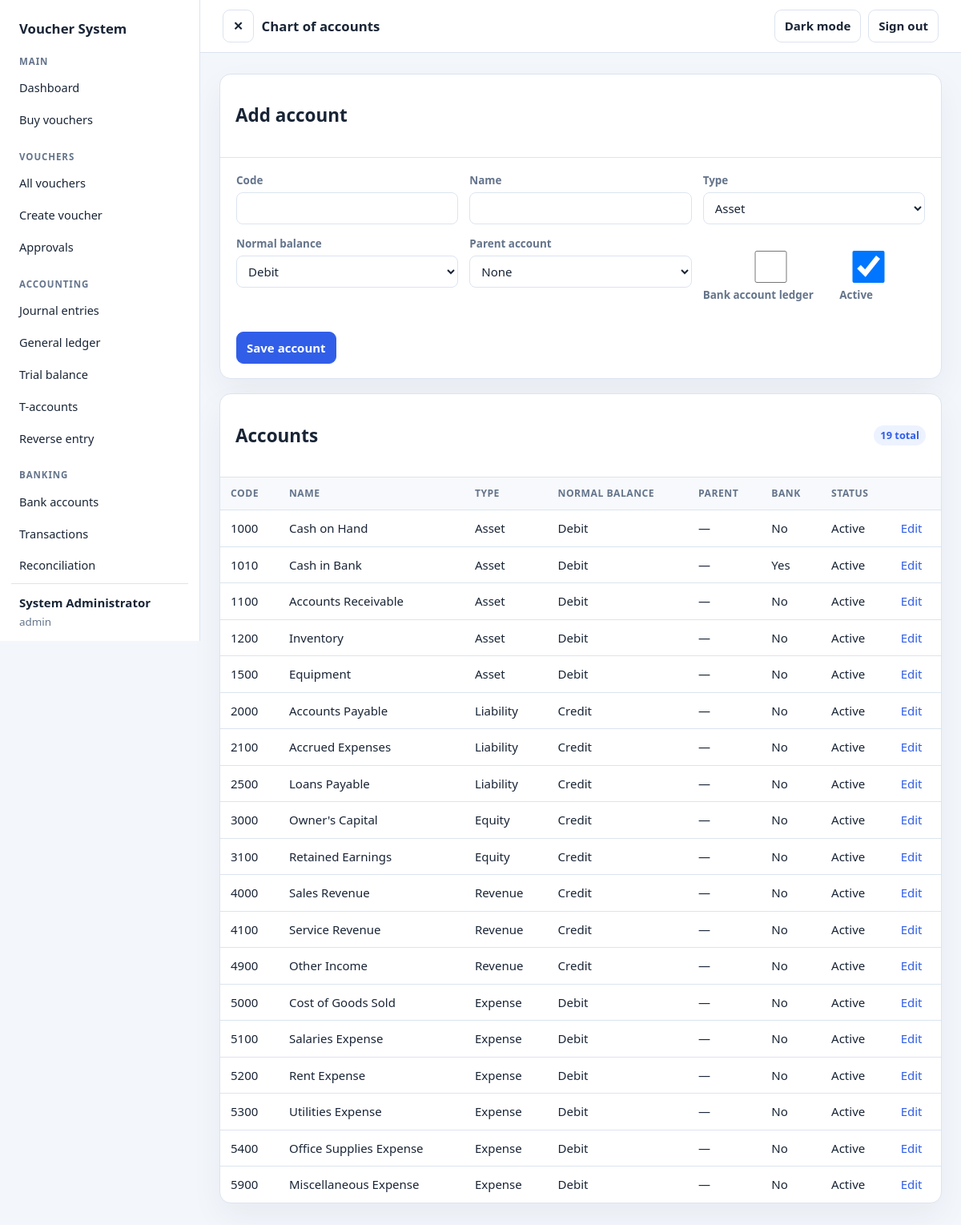
The app's page /admin/accounts/index.php (signed in) with its own data.
### tables this page shows
CREATE TABLE users (
  id INT UNSIGNED AUTO_INCREMENT PRIMARY KEY,
  role_id INT UNSIGNED NOT NULL,
  username VARCHAR(50) NOT NULL UNIQUE,
  full_name VARCHAR(100) NOT NULL,
  email VARCHAR(120) NULL,
  password_hash VARCHAR(255) NOT NULL,
  is_active TINYINT(1) NOT NULL DEFAULT 1,
  last_login DATETIME NULL,
  created_at TIMESTAMP NOT NULL DEFAULT CURRENT_TIMESTAMP,
  FOREIGN KEY (role_id) REFERENCES roles(id)
);

CREATE TABLE accounts (
  id INT UNSIGNED AUTO_INCREMENT PRIMARY KEY,
  code VARCHAR(20) NOT NULL UNIQUE,
  name VARCHAR(120) NOT NULL,
  type ENUM('asset','liability','equity','revenue','expense') NOT NULL,
  normal_balance ENUM('debit','credit') NOT NULL,
  parent_id INT UNSIGNED NULL,
  is_bank TINYINT(1) NOT NULL DEFAULT 0,
  is_active TINYINT(1) NOT NULL DEFAULT 1,
  created_at TIMESTAMP NOT NULL DEFAULT CURRENT_TIMESTAMP,
  FOREIGN KEY (parent_id) REFERENCES accounts(id) ON DELETE SET NULL
);

### config/functions.php (called while the page is built, shortened)
<?php
require_once __DIR__ . '/database.php';
function app_base_path(): string
{
    $scriptName = $_SERVER['SCRIPT_NAME'] ?? '';
    $scriptPath = parse_url(str_replace('\\', '/', $scriptName), PHP_URL_PATH);
    $lastSlash = strrpos($scriptPath, '/');
    $directory = $lastSlash === false ? '' : substr($scriptPath, 0, $lastSlash);
    $segments = explode('/', trim($directory, '/'));
    $baseSegments = [];
    return $baseSegments ? '/' . implode('/', $baseSegments) : '';
}
function app_url(string $path = ''): string
{
    $basePath = app_base_path();
    $path = ltrim($path, '/');
    return $basePath . '/' . $path;
}
function e($value): string
{
    return htmlspecialchars((string) $value, ENT_QUOTES | ENT_SUBSTITUTE, 'UTF-8');
}
function app_positive_int_id($value)
{
    if (!is_string($value) && !is_int($value)) {
        return false;
    }
    return filter_var($value, FILTER_VALIDATE_INT, ['options' => ['min_range' => 1]]);
}

### config/database.php (called while the page is built, shortened)
<?php
function db(): PDO
{
    static $connection = null;
    if ($connection instanceof PDO) {
        return $connection;
    }
    $host = (string) app_config_value('DB_HOST', '127.0.0.1');
    $database = (string) app_config_value('DB_NAME', 'voucher_system_app');
    $portValue = app_config_value('DB_PORT');
    $port = $portValue === false || $portValue === null || $portValue === ''
        ? 3306
        : filter_var($portValue, FILTER_VALIDATE_INT, ['options' => ['min_range' => 1, 'max_range' => 65535]]);
    $usernameValue = app_config_value('DB_USER');
    $passwordValue = app_config_value('DB_PASS');
    $username = is_string($usernameValue) ? $usernameValue : '';
    $password = is_string($passwordValue) ? $passwordValue : '';
    if ($username === false || $username === '') {
        if ($host === '127.0.0.1' || $host === 'localhost') {
            $username = 'root';
        } else {
            throw new RuntimeException('The DB_USER environment variable is required for remote database hosts.');
        }
    }
    $dsn = sprintf('mysql:host=%s;port=%d;dbname=%s;charset=utf8mb4', $host, $port, $database);
    $options = [
        PDO::ATTR_ERRMODE => PDO::ERRMODE_EXCEPTION,
        PDO::ATTR_DEFAULT_FETCH_MODE => PDO::FETCH_ASSOC,
        PDO::ATTR_EMULATE_PREPARES => false,
    ];
    $connection = new PDO($dsn, $username, $password === false ? '' : $password, $options);
    return $connection;
}

### admin/accounts/index.php (the view, shortened to what this page needs)
<?php
$connection = db();
$editId = app_positive_int_id($_GET['id'] ?? null);
if ($editId === false) {
    $editId = null;
}
$account = null;
$accounts = $connection->query(
    'SELECT a.*, parent.code AS parent_code, parent.name AS parent_name
     FROM accounts a
     LEFT JOIN accounts parent ON parent.id = a.parent_id
     ORDER BY a.code'
)->fetchAll();
$form = $account ?: [
    'id' => '',
    'code' => '',
    'name' => '',
    'type' => 'asset',
    'normal_balance' => 'debit',
    'parent_id' => '',
    'is_bank' => 0,
    'is_active' => 1,
];
$pageTitle = 'Chart of accounts';
require __DIR__ . '/../../includes/header.php';
require __DIR__ . '/../../includes/sidebar.php';
require __DIR__ . '/../../includes/navbar.php';
?>
<section class="app-card">
    <div class="app-card-header"><h2><?= $editId !== null ? 'Edit account' : 'Add account' ?></h2><?php if ($editId !== null): ?><a href="<?= e(app_url('admin/accounts/index.php')) ?>">New account</a><?php endif; ?></div>
    <div class="app-card-body">
        <form class="app-form" method="post">
            <div><label for="code">Code</label><input id="code" name="code" maxlength="20" required value="<?= e((string) ($form['code'] ?? '')) ?>"></div>
            <div><label for="name">Name</label><input id="name" name="name" maxlength="120" required value="<?= e((string) ($form['name'] ?? '')) ?>"></div>
            <div><label for="type">Type</label><select id="type" name="type"><?php foreach (['asset', 'liability', 'equity', 'revenue', 'expense'] as $type): ?><option value="<?= e($type) ?>" <?= ($form['type'] ?? '') === $type ? 'selected' : '' ?>><?= e(ucfirst($type)) ?></option><?php endforeach; ?></select></div>
            <div><label for="normal_balance">Normal balance</label><select id="normal_balance" name="normal_balance"><option value="debit" <?= ($form['normal_balance'] ?? '') === 'debit' ? 'selected' : '' ?>>Debit</option></select></div>
            <div><label for="parent_id">Parent account</label><select id="parent_id" name="parent_id"><option value="">None</option></select></div>
            <div class="app-actions"><label><input type="checkbox" name="is_bank" value="1" <?= (int) ($form['is_bank'] ?? 0) === 1 || ($form['is_bank'] ?? '') === '1' ? 'checked' : '' ?>> Bank account ledger</label><label><input type="checkbox" name="is_active" value="1" <?= (int) ($form['is_active'] ?? 0) === 1 || ($form['is_active'] ?? '') === '1' ? 'checked' : '' ?>> Active</label></div>
            <div class="app-actions"><button class="app-button app-button-primary" type="submit">Save account</button></div>
        </form>
    </div>
</section>
<section class="app-card">
    <div class="app-card-header"><h2>Accounts</h2><span class="app-badge"><?= count($accounts) ?> total</span></div>
    <div class="app-table-wrap">
        <table class="app-table">
            <thead><tr><th>Code</th><th>Name</th><th>Type</th><th>Normal balance</th><th>Parent</th><th>Bank</th><th>Status</th><th></th></tr></thead>
            <tbody>
                <?php foreach ($accounts as $row): ?>
                    <tr><td><?= e($row['code']) ?></td><td><?= e($row['name']) ?></td><td><?= e(ucfirst($row['type'])) ?></td><td><?= e(ucfirst($row['normal_balance'])) ?></td><td><?= e($row['parent_code'] ? $row['parent_code'] . ' - ' . $row['parent_name'] : '—') ?></td><td><?= (int) $row['is_bank'] === 1 ? 'Yes' : 'No' ?></td><td><?= (int) $row['is_active'] === 1 ? 'Active' : 'Inactive' ?></td><td><a href="<?= e(app_url('admin/accounts/index.php?id=' . (int) $row['id'])) ?>">Edit</a></td></tr>
                <?php endforeach; ?>
            </tbody>
        </table>
    </div>
</section>
<?php require __DIR__ . '/../../includes/footer.php'; ?>

### includes/header.php (shortened to what this page needs)
<?php
require_once __DIR__ . '/../config/functions.php';
$pageTitle = isset($pageTitle) && is_string($pageTitle) ? $pageTitle : 'Voucher System';
$themeStorageKey = isset($themeStorageKey) && is_string($themeStorageKey)
    ? $themeStorageKey
    : 'voucher-system-theme';
$bodyClass = isset($bodyClass) && is_string($bodyClass) ? $bodyClass : '';
?>
<!doctype html>
<html lang="en" data-theme="light" data-theme-key="<?= e($themeStorageKey) ?>">
<head>
    <link rel="stylesheet" href="<?= e(app_url('assets/css/app.css')) ?>">
</head>
<body class="<?= e($bodyClass) ?>">
<div class="app-shell">

### includes/sidebar.php (shortened to what this page needs)
<?php
$sidebarStatement = db()->prepare(
    'SELECT u.full_name, u.username, p.code AS permission_code
     FROM users u
     LEFT JOIN role_permissions rp ON rp.role_id = u.role_id
     LEFT JOIN permissions p ON p.id = rp.permission_id
     WHERE u.id = :user_id AND u.is_active = 1'
);
$sidebarStatement->execute(['user_id' => (int) $_SESSION['user_id']]);
$sidebarRows = $sidebarStatement->fetchAll();
$sidebarUser = $sidebarRows[0];
$sidebarPermissions = [];
foreach ($sidebarRows as $sidebarRow) {
    if ($sidebarRow['permission_code'] !== null) {
        $sidebarPermissions[$sidebarRow['permission_code']] = true;
    }
}
$sidebarCurrentPath = parse_url($_SERVER['REQUEST_URI'] ?? '', PHP_URL_PATH);
?>
<aside class="app-sidebar" aria-label="Primary navigation">
    <a class="app-sidebar-brand" href="<?= e(app_url('admin/dashboard.php')) ?>">Voucher System</a>
    <nav class="app-sidebar-nav">
        <?php foreach ($sidebarSections as $section): ?>
            <?php
            $visibleItems = array_filter($section['items'], static function (array $item) use ($sidebarPermissions): bool {
                return $item['permission'] === null || isset($sidebarPermissions[$item['permission']]);
            });
            ?>
            <?php if ($visibleItems): ?>
                <section class="app-sidebar-section">
                    <h2><?= e($section['title']) ?></h2>
                    <?php foreach ($visibleItems as $item): ?>
                        <?php
                        $itemUrl = app_url($item['path']);
                        $itemPath = parse_url($itemUrl, PHP_URL_PATH);
                        $isCurrent = $sidebarCurrentPath === $itemPath;
                        ?>
                        <a class="app-sidebar-link<?= $isCurrent ? ' is-active' : '' ?>"
                           href="<?= e($itemUrl) ?>"<?= $isCurrent ? ' aria-current="page"' : '' ?>
                           title="<?= e($item['label']) ?>">
                            <?= e($item['label']) ?>
                        </a>
                    <?php endforeach; ?>
                </section>
            <?php endif; ?>
        <?php endforeach; ?>
    </nav>
    <div class="app-sidebar-user">
        <strong><?= e($sidebarUser['full_name']) ?></strong>
        <span><?= e($sidebarUser['username']) ?></span>
    </div>
</aside>

### includes/navbar.php (shortened to what this page needs)
<?php
require_once __DIR__ . '/../config/functions.php';
$pageTitle = isset($pageTitle) && is_string($pageTitle) ? $pageTitle : 'Voucher System';
?>
<div class="app-main">
    <header class="app-topbar">
        <div class="app-topbar-leading">
            <button class="app-button app-sidebar-toggle" type="button" data-sidebar-toggle aria-expanded="true" aria-label="Collapse sidebar">☰</button>
            <h1><?= e($pageTitle) ?></h1>
        </div>
        <div class="app-topbar-actions">
            <button class="app-button" type="button" data-theme-toggle aria-label="Switch to dark mode">Dark mode</button>
            <form action="<?= e(app_url('auth/logout.php')) ?>" method="post">
                <button class="app-button" type="submit">Sign out</button>
            </form>
        </div>
    </header>
    <main class="app-content">

### includes/footer.php (shortened to what this page needs)
    </main>
</div>
</div>
</body>
</html>

### assets/css/app.css (style rules this page uses)
:root { color-scheme: light; --app-page: #f3f6fb; --app-surface: #fff; --app-surface-muted: #f7f9fc; --app-text: #192536; --app-muted: #64748b; --app-border: #dce4ef; --app-accent: #315ee8; --app-accent-soft: #edf2ff; --app-danger: #a52b24; --app-danger-soft: #fff1f0; --app-shadow: 0 16px 40px #12213a0d; }
* { box-sizing: border-box; }
body { margin: 0; background: var(--app-page); color: var(--app-text); font: 15px/1.5 system-ui, -apple-system, "Segoe UI", sans-serif; }
a { color: var(--app-accent); text-decoration: none; }
button, input, select, textarea { font: inherit; }
.app-shell { display: flex; min-height: 100vh; }
.app-sidebar { position: sticky; top: 0; display: flex; flex: 0 0 250px; flex-direction: column; width: 250px; height: 100vh; padding: 18px 14px 14px; border-right: 1px solid var(--app-border); background: var(--app-surface); transition: flex-basis .2s ease, width .2s ease, padding .2s ease; }
.app-sidebar-brand { display: block; padding: 5px 10px 20px; color: var(--app-text); font-size: 1.05rem; font-weight: 800; }
.app-sidebar-nav { flex: 1; overflow-y: auto; }
.app-sidebar-section { margin: 0 0 18px; }
.app-sidebar-section h2 { margin: 0 0 6px; padding: 0 10px; color: var(--app-muted); font-size: .72rem; font-weight: 750; letter-spacing: .08em; text-transform: uppercase; }
.app-sidebar-link { display: block; margin: 2px 0; padding: 8px 10px; border-radius: 8px; color: var(--app-text); font-size: .91rem; }
.app-sidebar-user { display: grid; gap: 2px; padding: 12px 10px 0; border-top: 1px solid var(--app-border); overflow-wrap: anywhere; }
.app-sidebar-user span { color: var(--app-muted); font-size: .84rem; }
.app-main { flex: 1; min-width: 0; }
.app-topbar { display: flex; min-height: 64px; align-items: center; justify-content: space-between; gap: 16px; padding: 12px 28px; border-bottom: 1px solid var(--app-border); background: var(--app-surface); }
.app-topbar-leading { display: flex; align-items: center; gap: 10px; }
.app-topbar h1 { margin: 0; font-size: 1.05rem; }
.app-topbar-actions { display: flex; align-items: center; gap: 9px; }
.app-topbar-actions form { margin: 0; }
.app-sidebar-toggle { min-width: 38px; padding: 8px 10px; }
.app-button { display: inline-flex; min-height: 38px; align-items: center; justify-content: center; padding: 8px 12px; border: 1px solid var(--app-border); border-radius: 9px; background: var(--app-surface); color: var(--app-text); font-weight: 650; cursor: pointer; }
.app-content { width: min(1240px, calc(100% - 48px)); margin: 26px auto 48px; }
.app-card { margin-bottom: 18px; overflow: hidden; border: 1px solid var(--app-border); border-radius: 14px; background: var(--app-surface); box-shadow: var(--app-shadow); }
.app-card-header { display: flex; align-items: center; justify-content: space-between; gap: 12px; padding: 16px 19px; border-bottom: 1px solid var(--app-border); }
.app-card-body { padding: 18px 20px; }
.app-table-wrap { overflow-x: auto; }
.app-table { width: 100%; border-collapse: collapse; }
.app-table th, .app-table td { padding: 11px 13px; border-bottom: 1px solid var(--app-border); text-align: left; vertical-align: top; }
.app-table th { background: var(--app-surface-muted); color: var(--app-muted); font-size: .76rem; font-weight: 700; text-transform: uppercase; letter-spacing: .04em; }
.app-table tr:last-child td { border-bottom: 0; }
.app-form { display: grid; grid-template-columns: repeat(auto-fit, minmax(210px, 1fr)); gap: 14px; }
.app-form label { display: block; margin-bottom: 5px; color: var(--app-muted); font-size: .84rem; font-weight: 650; }
.app-form input, .app-form select, .app-form textarea { width: 100%; min-height: 40px; padding: 8px 10px; border: 1px solid var(--app-border); border-radius: 8px; background: var(--app-surface); color: var(--app-text); }
.app-actions { display: flex; flex-wrap: wrap; align-items: center; gap: 9px; margin-top: 16px; }
.app-button-primary { border-color: var(--app-accent); background: var(--app-accent); color: #fff; }
.app-badge { display: inline-flex; padding: 3px 8px; border-radius: 999px; background: var(--app-accent-soft); color: var(--app-accent); font-size: .8rem; font-weight: 700; }

### records on screen
users: full_name "System Administrator", username "admin"
accounts: code "1000", name "Cash on Hand", type "Asset", normal_balance "Debit", parent_name "—", is_bank "No", is_active "Active"
accounts: code "1010", name "Cash in Bank", type "Asset", normal_balance "Debit", parent_name "—", is_bank "Yes", is_active "Active"
accounts: code "1100", name "Accounts Receivable", type "Asset", normal_balance "Debit", parent_name "—", is_bank "No", is_active "Active"
accounts: code "1200", name "Inventory", type "Asset", normal_balance "Debit", parent_name "—", is_bank "No", is_active "Active"
accounts: code "1500", name "Equipment", type "Asset", normal_balance "Debit", parent_name "—", is_bank "No", is_active "Active"
accounts: code "2000", name "Accounts Payable", type "Liability", normal_balance "Credit", parent_name "—", is_bank "No", is_active "Active"
accounts: code "2100", name "Accrued Expenses", type "Liability", normal_balance "Credit", parent_name "—", is_bank "No", is_active "Active"
accounts: code "2500", name "Loans Payable", type "Liability", normal_balance "Credit", parent_name "—", is_bank "No", is_active "Active"
accounts: code "3000", name "Owner's Capital", type "Equity", normal_balance "Credit", parent_name "—", is_bank "No", is_active "Active"
accounts: code "3100", name "Retained Earnings", type "Equity", normal_balance "Credit", parent_name "—", is_bank "No", is_active "Active"
accounts: code "4000", name "Sales Revenue", type "Revenue", normal_balance "Credit", parent_name "—", is_bank "No", is_active "Active"
accounts: code "4100", name "Service Revenue", type "Revenue", normal_balance "Credit", parent_name "—", is_bank "No", is_active "Active"
accounts: code "4900", name "Other Income", type "Revenue", normal_balance "Credit", parent_name "—", is_bank "No", is_active "Active"
accounts: code "5000", name "Cost of Goods Sold", type "Expense", normal_balance "Debit", parent_name "—", is_bank "No", is_active "Active"
accounts: code "5100", name "Salaries Expense", type "Expense", normal_balance "Debit", parent_name "—", is_bank "No", is_active "Active"
accounts: code "5200", name "Rent Expense", type "Expense", normal_balance "Debit", parent_name "—", is_bank "No", is_active "Active"
accounts: code "5300", name "Utilities Expense", type "Expense", normal_balance "Debit", parent_name "—", is_bank "No", is_active "Active"
accounts: code "5400", name "Office Supplies Expense", type "Expense", normal_balance "Debit", parent_name "—", is_bank "No", is_active "Active"
accounts: code "5900", name "Miscellaneous Expense", type "Expense", normal_balance "Debit", parent_name "—", is_bank "No", is_active "Active"

### other values on screen
$section['title'] "MAIN"
$item['label'] "Dashboard"
$item['label'] "Buy vouchers"
$section['title'] "VOUCHERS"
$item['label'] "All vouchers"
$item['label'] "Create voucher"
$item['label'] "Approvals"
$section['title'] "ACCOUNTING"
$item['label'] "Journal entries"
$item['label'] "General ledger"
$item['label'] "Trial balance"
$item['label'] "T-accounts"
$item['label'] "Reverse entry"
$section['title'] "BANKING"
$item['label'] "Bank accounts"
